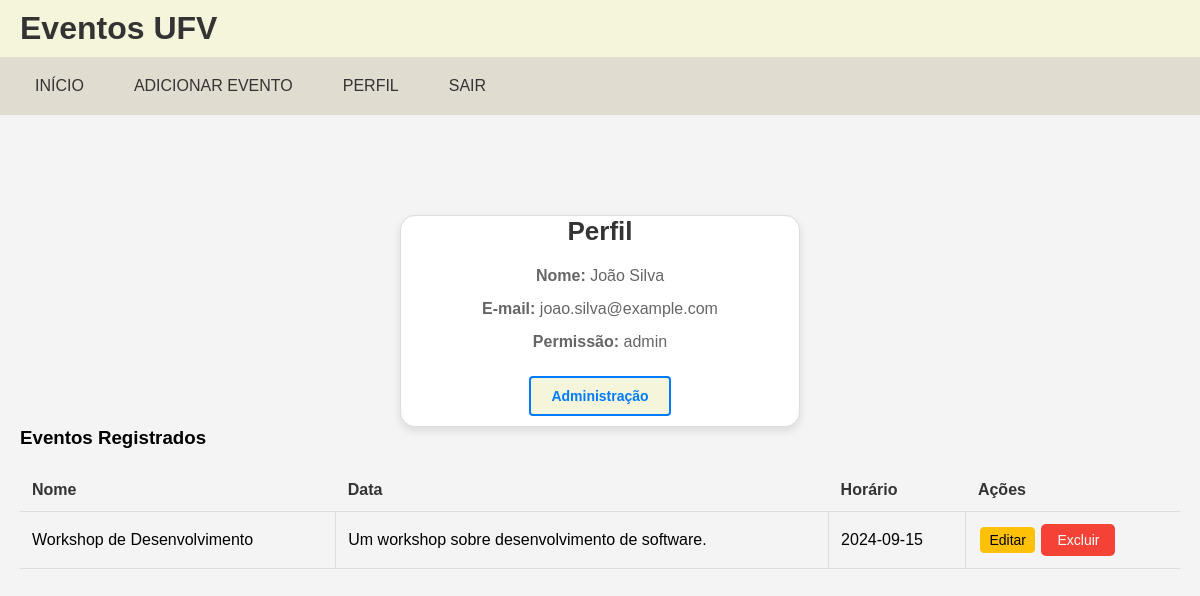
The page /Pages/perfil.php (signed in) on the database its author committed.
### tables this page shows
CREATE TABLE events (
  id INT PRIMARY KEY AUTO_INCREMENT,
  title VARCHAR(255),
  description TEXT,
  date DATE,
  time TIME,
  location VARCHAR(255),
  category_id INT,
  FOREIGN KEY (category_id) REFERENCES categories(id)
);

### Classes/Usuarios.php (called while the page is built, shortened)
<?php
class Usuarios {
    private $nome;
    private $email;
    private $user_type;
    public function getNome() {
        return $this->nome;
    }
    public function getEmail() {
        return $this->email;
    }
    public function getUserType() {
        return $this->user_type;
    }
}
?>

### Classes/RegistrarEventos.php (called while the page is built, shortened)
<?php
require_once __DIR__ . '/Eventos.php';
class Registrar {
    public static function getRegisteredEvents($userId) {
        $conn = getConnection();
        $stmt = $conn->prepare("SELECT e.id, e.title, e.description, e.date, e.time, e.location, e.category_id
                                FROM events e
                                INNER JOIN registrations r ON e.id = r.event_id
                                WHERE r.user_id = ?");
        $stmt->bind_param("i", $userId);
        $stmt->execute();
        $result = $stmt->get_result();
        $events = [];
        while ($event = $result->fetch_assoc()) {
            $events[] = new Eventos($event['id'], $event['title'], $event['description'], $event['date'], $event['time'], $event['location'], $event['category_id']);
        }
        return $events;
    }
}
?>

### Classes/Eventos.php (called while the page is built, shortened)
<?php
class Eventos {
    private $id;
    private $title;
    private $date;
    private $time;
    public function __construct($id, $title, $date, $time, $categoryId, $description = null, $location = null) {
        $this->id = $id;
        $this->title = $title;
        $this->date = $date;
        $this->time = $time;
    }
    public function getId() {
        return $this->id;
    }
    public function getTitle() {
        return $this->title;
    }
    public function getDate() {
        return $this->date;
    }
    public function getTime() {
        return $this->time;
    }
}
?>

### pages/perfil.php (the view, shortened to what this page needs)
<?php
require_once '../Classes/Usuarios.php';
require_once '../Classes/RegistrarEventos.php';
$user = null;
if (isset($_SESSION['user'])) {
    $user = unserialize($_SESSION['user']);
}
$registeredEvents = [];
if ($user) {
    $registeredEvents = Registrar::getRegisteredEvents($user->getId());
}
?>
<!DOCTYPE html>
<html lang="pt-BR">
<head>
    <link rel="stylesheet" type="text/css" href="../CSS/style.css">
    <link rel="stylesheet" type="text/css" href="../CSS/perfil.css">
</head>
<body>
    <header>
        <h1>Eventos UFV</h1>
    </header>
    <nav>
        <ul>
            <li><a href="../home.php">Início</a></li>
            <?php if ($user instanceof Usuarios && $user->getUserType() === 'admin') : ?>
                <li><a href="../Pages/adicionarEventos.php">Adicionar Evento</a></li>
            <?php endif; ?>
            <?php if ($user instanceof Usuarios) : ?>
                <li><a href="../Pages/perfil.php">Perfil</a></li>
                <li><a href="../Services/Deslogar.php">Sair</a></li>
            <?php else : ?>
                <li><a href="../Pages/login.php">Login</a></li>
            <?php endif; ?>
        </ul>
    </nav>
    <section>
        <div class="user-profile">
            <h2>Perfil</h2>
            <?php if ($user) : ?>
                <p><strong>Nome:</strong> <?php echo htmlspecialchars($user->getNome()); ?></p>
                <p><strong>E-mail:</strong> <?php echo htmlspecialchars($user->getEmail()); ?></p>
                <p><strong>Permissão:</strong> <?php echo htmlspecialchars($user->getUserType()); ?></p>
                <?php if ($user->getUserType() === 'admin') : ?>
                    <a href="../Pages/paginaAdmin.php" class="button">Administração</a>
                <?php endif; ?>
            <?php else : ?>
                <p>Você não está logado!</p>
            <?php endif; ?>
        </div>
        <?php if ($user) : ?>
            <h3>Eventos Registrados</h3>
            <?php if (!empty($registeredEvents)) : ?>
                <table>
                    <thead>
                        <tr>
                            <th>Nome</th>
                            <th>Data</th>
                            <th>Horário</th>
                            <th>Ações</th>
                        </tr>
                    </thead>
                    <tbody>
                        <?php foreach ($registeredEvents as $event) : ?>
                            <tr>
                                <td><?php echo htmlspecialchars($event->getTitle()); ?></td>
                                <td><?php echo htmlspecialchars($event->getDate()); ?></td>
                                <td><?php echo htmlspecialchars($event->getTime()); ?></td>
                                <td class="actions">
                                    <?php if ($user->getUserType() === 'admin') : ?>
                                        <a href="../Pages/editarEvento.php?id=<?php echo htmlspecialchars($event->getId(), ENT_QUOTES, 'UTF-8'); ?>" class="button edit">Editar</a>
                                    <?php endif; ?>
                                    <form action="../Services/DeletarEventos.php" method="post" style="display:inline;">
                                            <button type="submit" class="button delete">Excluir</button>
                                        </form>
                                </td>
                            </tr>
                        <?php endforeach; ?>
                    </tbody>
                </table>
            <?php else : ?>
                <p class="no-events">Nenhum evento registrado.</p>
            <?php endif; ?>
        <?php endif; ?>
    </section>
</body>
</html>

### CSS/style.css (style rules this page uses)
* { box-sizing: border-box; margin: 0; padding: 0; text-decoration: none; color: inherit; }
body { font-family: Arial, sans-serif; background-color: #f4f4f4; display: flex; flex-direction: column; }
header { background-color: #f5f5dc; color: #333; padding: 10px 20px; box-shadow: 0 2px 4px rgba(0, 0, 0, 0.1); }
nav { background-color: #e0dcd0; padding: 10px 20px; }
nav ul { list-style: none; padding: 0; display: flex; gap: 20px; margin: 0; }
nav ul li { position: relative; }
nav ul li a { color: #333; font-size: 16px; font-weight: 500; text-transform: uppercase; padding: 10px 15px; border-radius: 25px; transition: background-color 0.3s, color 0.3s; display: inline-block; }

### CSS/perfil.css (style rules this page uses)
table { width: 100%; border-collapse: collapse; margin-top: 20px; }
th, td { padding: 12px; text-align: left; border-bottom: 1px solid #ddd; font-size: 16px; }
th { background-color: #f4f4f4; color: #333; }
td { border-right: 1px solid #ddd; }
td:last-child { border-right: none; }
button { padding: 10px 15px; background-color: #555; border: none; border-radius: 4px; color: #fff; cursor: pointer; font-size: 16px; transition: background-color 0.3s, transform 0.2s; }
section { padding-left: 20px; padding-right: 20px; }
a.button { display: inline-block; padding: 10px 20px; background-color: #f5f5dc; color: #000; text-decoration: none; border-radius: 5px; border: 1px solid #ccc; margin: 10px 0; }
.actions a { text-decoration: none; color: FFC107; padding: 4px 8px; border: 1px solid #FFC107; border-radius: 4px; margin: 0 2px; }
.actions a.edit { background-color: #FFC107; border-color: #FFC107; color: #000; }
.user-profile { text-align: center; margin: 0 auto; margin-top: 100px; max-width: 400px; border: 1px solid #ddd; border-radius: 15px; background-color: #fff; box-shadow: 0 4px 8px rgba(0, 0, 0, 0.1); }
.user-profile h2 { font-size: 26px; margin-bottom: 20px; color: #333; }
.user-profile p { margin-bottom: 15px; color: #666; }
.user-profile a { display: inline-block; padding: 10px 20px; border: 2px solid #007BFF; border-radius: 4px; text-decoration: none; color: #007BFF; font-weight: bold; transition: background-color 0.3s, color 0.3s; }
.button { padding: 8px 16px; border: none; border-radius: 5px; cursor: pointer; font-size: 14px; text-decoration: none; display: inline-block; margin-right: 5px; }
.edit { background-color: #4CAF50; color: white; }
.delete { background-color: #f44336; color: white; }

### rows shown on the page
events: title "Workshop de Desenvolvimento", description "Um workshop sobre desenvolvimento de software.", date "2024-09-15"

### other values the page prints
$user->getNome() "João Silva"
$user->getEmail() "joao.silva@example.com"
$user->getUserType() "admin"
